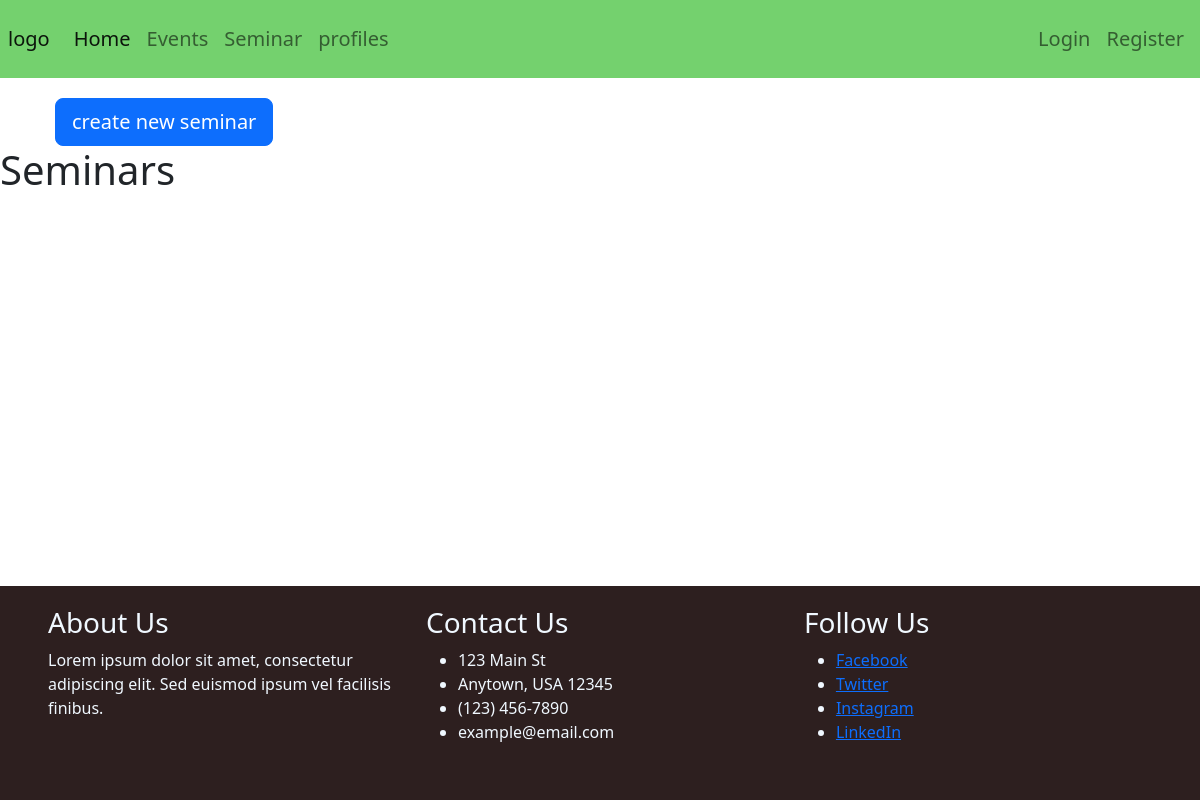
The app's page /seminar, older data.
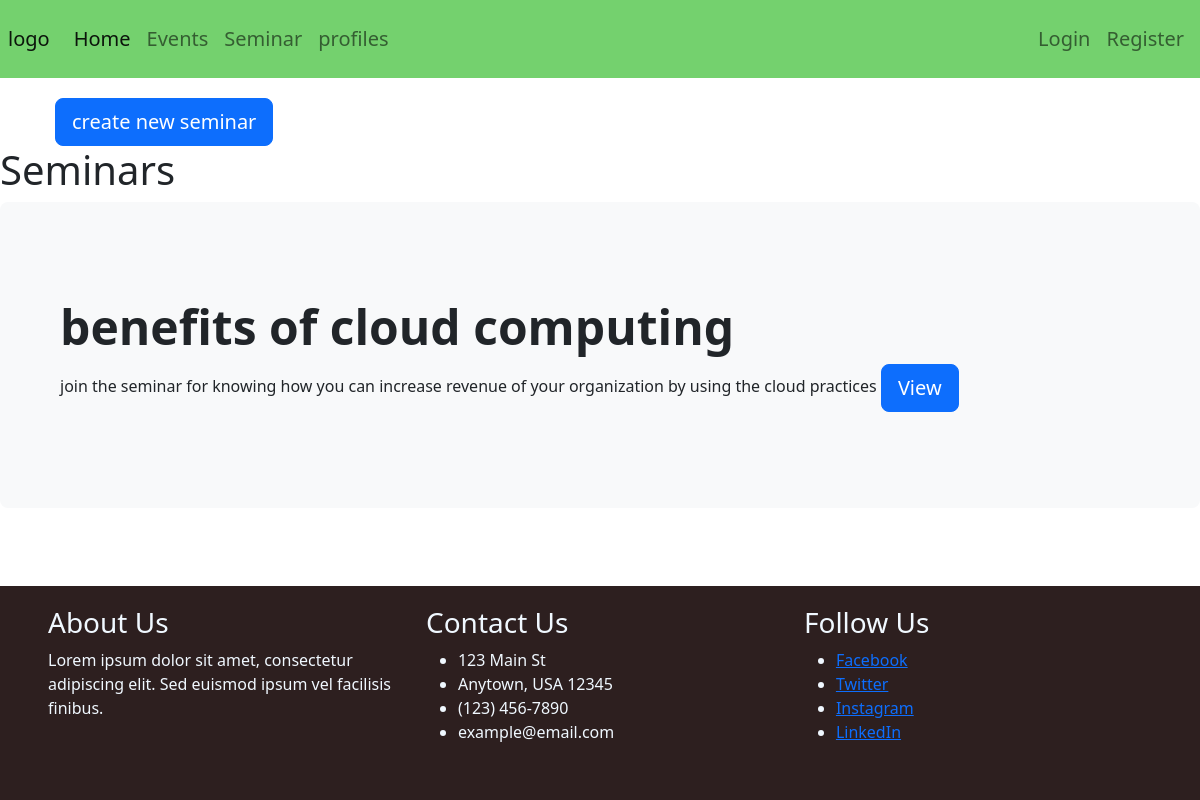
The same page, newer data.
### database.py (models this page shows, shortened)
class Seminar(Base):
    __tablename__ = 'seminars'
    id = Column(Integer, primary_key=True)
    user_id = Column(Integer, ForeignKey('users.id'))
    topic = Column(String(64), nullable=False)
    speaker = Column(String(64), nullable=False)
    linkedin = Column(String(255), nullable=False)
    sem_description = Column(String(255), nullable=False)
    sem_date= Column(DateTime, nullable=False)
    sem_time= Column(DateTime, nullable=False)
    sem_location = Column(String(64), nullable=False)
    notes = Column(String(255), nullable=False)
    city = Column(String(64), nullable=False)
    event = Column(ForeignKey('events.id'))
    created_at = Column(DateTime, default=datetime.now)
    updated_at = Column(DateTime, default=datetime.now, onupdate=datetime.now)
    class Meta:
        ordering = ('-created_at',)
        verbose_name = 'Seminar'
        verbose_name_plural = 'Seminars'

### app.py (the view)
@app.route('/seminar')
def seminar():
    events = db_get_all(Event)
    seminars = db_get_all(Seminar)
    return render_template('seminar.html', seminars=seminars,events=events)

### database.py (called while the page is built)
def opendb():
    engine = create_engine(DB_URL, echo=True)
    Base.metadata.create_all(engine)
    session_factory = sessionmaker(bind=engine)
    Session = scoped_session(session_factory)
    return Session()

### db_helper.py (called while the page is built)
def db_get_all(cls):
    session = opendb()
    objs = session.query(cls).all()
    session.close()
    return objs

### templates/seminar.html (shortened to what this page needs)
{% include 'base.html' %}
{% block content %}
<div class="container">
<button type="button" class="btn btn-primary btn-lg" data-bs-toggle="modal" data-bs-target="#seminarModal">
  create new seminar
</button>
</div>
<div class col-md-10>
  <h1>Seminars</h1>
  {% for s in seminars %}
  <div class="p-5 mb-4 bg-light rounded-3">
    <div class="container-fluid py-5">
      <h1 class="display-5 fw-bold">{{s.topic}}</h1>
      {{s.sem_description}}
      <a class="btn btn-primary btn-lg" href="/seminar/detail/{{s.id}}">View</a>
    </div>
  </div>
  {% endfor %}
</div>
{% endblock %}

### templates/base.html (shortened to what this page needs)
<!doctype html>
<html lang="en">
<head>
    <link href="https://cdn.jsdelivr.net/npm/bootstrap@5.2.1/dist/css/bootstrap.min.css" rel="stylesheet"
>
    <link rel="stylesheet" href="https://cdnjs.cloudflare.com/ajax/libs/font-awesome/5.15.4/css/all.min.css">
</head>
<body>
    <header>
        {% include 'navbar.html' %}
    </header>
        <footer>
            {% include 'footer.html' %}
        </footer>
</body>
</html>

### templates/navbar.html (shortened to what this page needs)
<nav class="navbar navbar-expand-sm navbar-light" style="background-color: #74d16e; ">
    <div class="container-fluid p-2" style="font-size: 20px ;" >
        <a class="navbar-brand" >logo</a>
        <div class="collapse navbar-collapse" id="collapsibleNavId">
            <ul class="navbar-nav me-auto mt-2 mt-lg-0">
                <li class="nav-item" >
                    <a class="nav-link active" href="/home" aria-current="page">Home </a>
                </li>
                <li class="nav-item">
                    <a class="nav-link" href="/events">Events</a>
                </li>
                <li class="nav-item">
                    <a class="nav-link" href="/seminar">Seminar</a>
                </li>
                <li class="nav-item">
                    <a class="nav-link" href="/speaker/profiles">profiles</a>
                </li>
            </ul>
            <ul class="navbar-nav">
                {% if session.isauth %}
                <li class="nav-item">
                    <a class="nav-link " href="/profile">
                        <i class="fas fa-user px-2"></i>
                        {{session.user_name}}
                    </a>
                </li>
                <li class="nav-item">
                    <a class="nav-link" href="/logout">Logout</a>
                </li>
                {% else %}
                <li class=" nav-item">
                        <a class="nav-link" href="#" data-bs-toggle="modal" data-bs-target="#loginModal">Login</a>
                </li>
                <li class="nav-item">
                    <a class="nav-link" href="#" data-bs-toggle="modal" data-bs-target="#registerModal">Register</a>
                </li>
                {% endif %}
            </ul>
        </div>
    </div>
</nav>

### templates/footer.html (shortened to what this page needs)
<body>
  <div class="content">
  </div>
<footer>
  <div class="container">
    <div class="row">
      <div class="col-sm-12 col-md-4">
        <h3>About Us</h3>
        <p>Lorem ipsum dolor sit amet, consectetur adipiscing elit. Sed euismod ipsum vel facilisis finibus.</p>
      </div>
      <div class="col-sm-12 col-md-4">
        <h3>Contact Us</h3>
        <ul>
          <li>123 Main St</li>
          <li>Anytown, USA 12345</li>
          <li>(123) 456-7890</li>
          <li>example@email.com</li>
        </ul>
      </div>
      <div class="col-sm-12 col-md-4">
        <h3>Follow Us</h3>
        <ul>
          <li><a href="#">Facebook</a></li>
          <li><a href="#">Twitter</a></li>
          <li><a href="#">Instagram</a></li>
          <li><a href="#">LinkedIn</a></li>
        </ul>
      </div>
    </div>
  </div>
</footer>
</body>

### templates/footer.html (style rules this page uses)
html, body { height: 100%; margin: 0; padding: 0; flex: auto; }
.content { min-height: 100%; padding-bottom: 60px; }
footer { position: fixed; bottom: 0; width: 100%; background-color: #2d1f1f; padding: 20px 0; color: aliceblue; }
.container { max-width: 1140px; margin: 0 auto; padding: 0 15px; }
.row { display: flex; flex-wrap: wrap; }
.col-sm-12 { width: 100%; margin-bottom: 20px; }
@media (min-width: 768px) { .col-md-4 { width: 33.33%; padding: 0 15px; } }

### templates/seminar.html (style rules this page uses)
button { margin-top: 20px; margin-left: 10px; position: center; }
body { background-image: url(https://wallpaperaccess.com/full/1156791.jpg); background-repeat: no-repeat; background-size: cover; }

Row changes from the older to the newer data that the page shows:
added Seminar: topic "benefits of cloud computing", sem_description "join the seminar for knowing how you can increase revenue of your organization by using the cloud practices"
